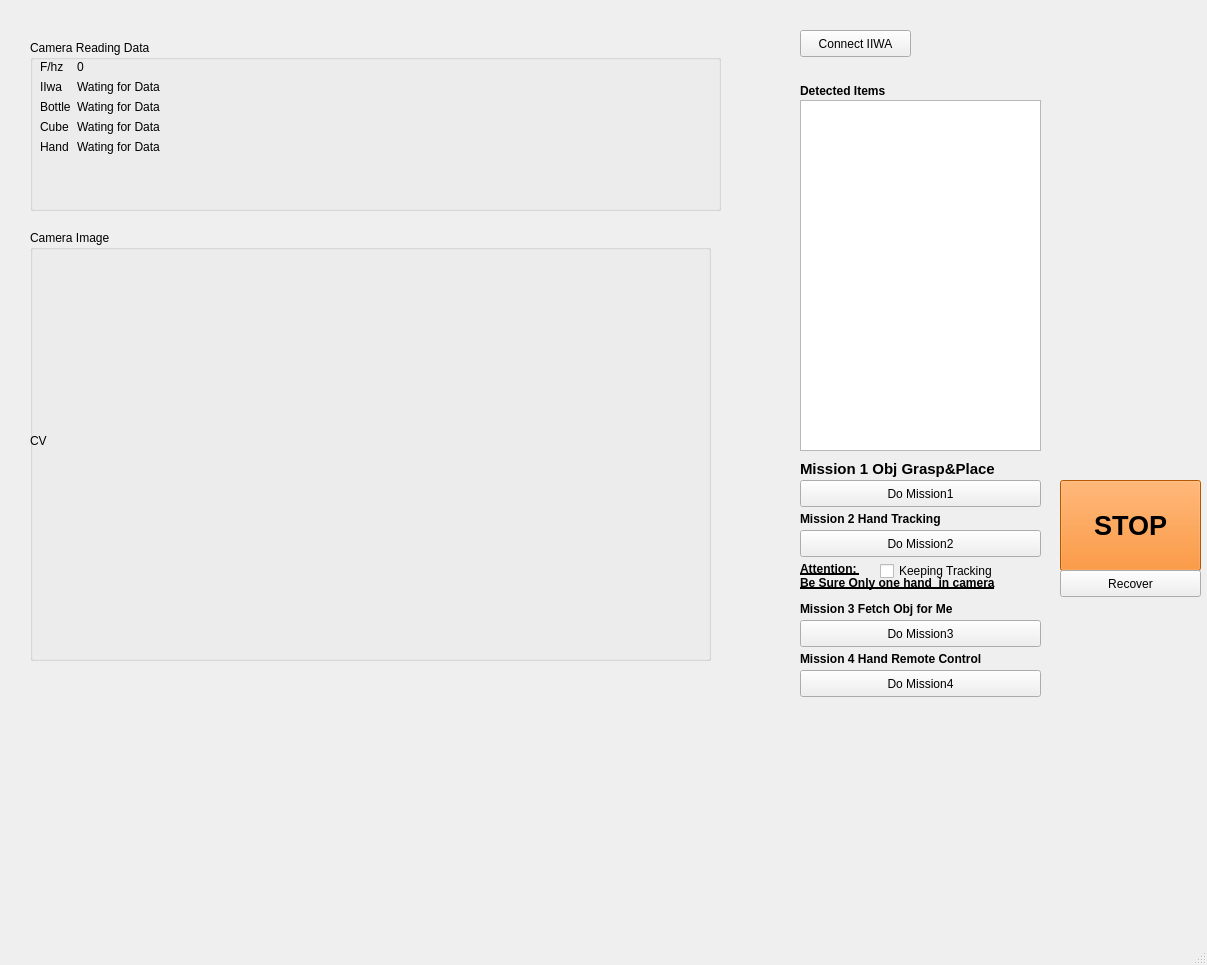
<?xml version="1.0" encoding="UTF-8"?>
<ui version="4.0">
 <class>MainWindow</class>
 <widget class="QMainWindow" name="MainWindow">
  <property name="geometry">
   <rect>
    <x>0</x>
    <y>0</y>
    <width>1207</width>
    <height>965</height>
   </rect>
  </property>
  <property name="windowTitle">
   <string>YOLO-DEPTH Grap System (Author: Chen Yiwen cywgoog@gmail.com)</string>
  </property>
  <widget class="QWidget" name="centralwidget">
   <widget class="QGroupBox" name="groupBox">
    <property name="geometry">
     <rect>
      <x>30</x>
      <y>40</y>
      <width>691</width>
      <height>171</height>
     </rect>
    </property>
    <property name="styleSheet">
     <string notr="true"/>
    </property>
    <property name="title">
     <string>Camera Reading Data</string>
    </property>
    <widget class="QWidget" name="formLayoutWidget">
     <property name="geometry">
      <rect>
       <x>10</x>
       <y>20</y>
       <width>701</width>
       <height>121</height>
      </rect>
     </property>
     <layout class="QFormLayout" name="formLayout">
      <item row="1" column="0">
       <widget class="QLabel" name="Cam_iiwa_label_title">
        <property name="text">
         <string>IIwa</string>
        </property>
       </widget>
      </item>
      <item row="1" column="1">
       <widget class="QLabel" name="Cam_iiwa_label_content_label">
        <property name="text">
         <string>Wating for Data</string>
        </property>
       </widget>
      </item>
      <item row="2" column="0">
       <widget class="QLabel" name="Cam_bottle_label_title">
        <property name="text">
         <string>Bottle</string>
        </property>
       </widget>
      </item>
      <item row="2" column="1">
       <widget class="QLabel" name="Cam_bottle_label_content_label">
        <property name="text">
         <string>Wating for Data</string>
        </property>
       </widget>
      </item>
      <item row="3" column="0">
       <widget class="QLabel" name="Cam_cube_label_title">
        <property name="text">
         <string>Cube</string>
        </property>
       </widget>
      </item>
      <item row="3" column="1">
       <widget class="QLabel" name="Cam_cube_label_content_label">
        <property name="text">
         <string>Wating for Data</string>
        </property>
       </widget>
      </item>
      <item row="0" column="0">
       <widget class="QLabel" name="Cam_f_title">
        <property name="text">
         <string>F/hz</string>
        </property>
       </widget>
      </item>
      <item row="0" column="1">
       <widget class="QLabel" name="Cam_f_cont">
        <property name="text">
         <string>0</string>
        </property>
       </widget>
      </item>
      <item row="4" column="0">
       <widget class="QLabel" name="Cam_hand_label_title">
        <property name="text">
         <string>Hand</string>
        </property>
       </widget>
      </item>
      <item row="4" column="1">
       <widget class="QLabel" name="Cam_hand_label_content_label">
        <property name="text">
         <string>Wating for Data</string>
        </property>
       </widget>
      </item>
     </layout>
    </widget>
   </widget>
   <widget class="QGroupBox" name="CamImgGroup">
    <property name="geometry">
     <rect>
      <x>30</x>
      <y>230</y>
      <width>681</width>
      <height>431</height>
     </rect>
    </property>
    <property name="title">
     <string>Camera Image</string>
    </property>
    <widget class="QLabel" name="CamCVImageLabel">
     <property name="geometry">
      <rect>
       <x>0</x>
       <y>30</y>
       <width>671</width>
       <height>361</height>
      </rect>
     </property>
     <property name="text">
      <string>CV</string>
     </property>
    </widget>
   </widget>
   <widget class="QLabel" name="DetectedItemsLabel">
    <property name="geometry">
     <rect>
      <x>800</x>
      <y>80</y>
      <width>241</width>
      <height>21</height>
     </rect>
    </property>
    <property name="font">
     <font>
      <weight>75</weight>
      <bold>true</bold>
     </font>
    </property>
    <property name="text">
     <string>Detected Items </string>
    </property>
   </widget>
   <widget class="QListView" name="DetectedListView">
    <property name="geometry">
     <rect>
      <x>800</x>
      <y>100</y>
      <width>241</width>
      <height>351</height>
     </rect>
    </property>
    <property name="font">
     <font>
      <pointsize>15</pointsize>
     </font>
    </property>
   </widget>
   <widget class="QPushButton" name="pushButton">
    <property name="geometry">
     <rect>
      <x>800</x>
      <y>30</y>
      <width>111</width>
      <height>27</height>
     </rect>
    </property>
    <property name="text">
     <string>Connect IIWA</string>
    </property>
   </widget>
   <widget class="QPushButton" name="Mission2Button">
    <property name="geometry">
     <rect>
      <x>800</x>
      <y>530</y>
      <width>241</width>
      <height>27</height>
     </rect>
    </property>
    <property name="text">
     <string>Do Mission2</string>
    </property>
   </widget>
   <widget class="QLabel" name="M1TitleLabel">
    <property name="geometry">
     <rect>
      <x>800</x>
      <y>460</y>
      <width>251</width>
      <height>17</height>
     </rect>
    </property>
    <property name="font">
     <font>
      <pointsize>11</pointsize>
      <weight>75</weight>
      <bold>true</bold>
     </font>
    </property>
    <property name="text">
     <string>Mission 1 Obj Grasp&amp;Place </string>
    </property>
   </widget>
   <widget class="QLabel" name="M2TitleLabel">
    <property name="geometry">
     <rect>
      <x>800</x>
      <y>510</y>
      <width>251</width>
      <height>17</height>
     </rect>
    </property>
    <property name="font">
     <font>
      <weight>75</weight>
      <italic>false</italic>
      <bold>true</bold>
      <underline>false</underline>
      <strikeout>false</strikeout>
     </font>
    </property>
    <property name="text">
     <string>Mission 2 Hand Tracking</string>
    </property>
   </widget>
   <widget class="QPushButton" name="Mission1Button">
    <property name="geometry">
     <rect>
      <x>800</x>
      <y>480</y>
      <width>241</width>
      <height>27</height>
     </rect>
    </property>
    <property name="text">
     <string>Do Mission1</string>
    </property>
   </widget>
   <widget class="QPushButton" name="MissionAbsortButton">
    <property name="geometry">
     <rect>
      <x>1060</x>
      <y>480</y>
      <width>141</width>
      <height>91</height>
     </rect>
    </property>
    <property name="font">
     <font>
      <pointsize>20</pointsize>
      <weight>75</weight>
      <bold>true</bold>
     </font>
    </property>
    <property name="styleSheet">
     <string notr="true">background-color: rgb(255,120,0);</string>
    </property>
    <property name="text">
     <string>STOP</string>
    </property>
   </widget>
   <widget class="QLabel" name="label">
    <property name="geometry">
     <rect>
      <x>800</x>
      <y>550</y>
      <width>241</width>
      <height>51</height>
     </rect>
    </property>
    <property name="font">
     <font>
      <weight>75</weight>
      <bold>true</bold>
      <underline>true</underline>
     </font>
    </property>
    <property name="text">
     <string>Attention: 
Be Sure Only one hand  in camera</string>
    </property>
   </widget>
   <widget class="QPushButton" name="ControlRecoverButton">
    <property name="geometry">
     <rect>
      <x>1060</x>
      <y>570</y>
      <width>141</width>
      <height>27</height>
     </rect>
    </property>
    <property name="styleSheet">
     <string notr="true"/>
    </property>
    <property name="text">
     <string>Recover</string>
    </property>
   </widget>
   <widget class="QLabel" name="M3TitleLabel">
    <property name="geometry">
     <rect>
      <x>800</x>
      <y>600</y>
      <width>251</width>
      <height>17</height>
     </rect>
    </property>
    <property name="font">
     <font>
      <weight>75</weight>
      <italic>false</italic>
      <bold>true</bold>
      <underline>false</underline>
      <strikeout>false</strikeout>
     </font>
    </property>
    <property name="text">
     <string>Mission 3 Fetch Obj for Me</string>
    </property>
   </widget>
   <widget class="QPushButton" name="Mission3Button">
    <property name="geometry">
     <rect>
      <x>800</x>
      <y>620</y>
      <width>241</width>
      <height>27</height>
     </rect>
    </property>
    <property name="text">
     <string>Do Mission3</string>
    </property>
   </widget>
   <widget class="QCheckBox" name="Mission2KeepcheckBox">
    <property name="geometry">
     <rect>
      <x>880</x>
      <y>560</y>
      <width>151</width>
      <height>22</height>
     </rect>
    </property>
    <property name="text">
     <string>Keeping Tracking</string>
    </property>
   </widget>
   <widget class="QPushButton" name="Mission4Button">
    <property name="geometry">
     <rect>
      <x>800</x>
      <y>670</y>
      <width>241</width>
      <height>27</height>
     </rect>
    </property>
    <property name="text">
     <string>Do Mission4</string>
    </property>
   </widget>
   <widget class="QLabel" name="M4TitleLabel">
    <property name="geometry">
     <rect>
      <x>800</x>
      <y>650</y>
      <width>251</width>
      <height>17</height>
     </rect>
    </property>
    <property name="font">
     <font>
      <weight>75</weight>
      <italic>false</italic>
      <bold>true</bold>
      <underline>false</underline>
      <strikeout>false</strikeout>
     </font>
    </property>
    <property name="text">
     <string>Mission 4 Hand Remote Control</string>
    </property>
   </widget>
   <zorder>CamImgGroup</zorder>
   <zorder>groupBox</zorder>
   <zorder>DetectedItemsLabel</zorder>
   <zorder>DetectedListView</zorder>
   <zorder>pushButton</zorder>
   <zorder>Mission2Button</zorder>
   <zorder>M1TitleLabel</zorder>
   <zorder>M2TitleLabel</zorder>
   <zorder>Mission1Button</zorder>
   <zorder>MissionAbsortButton</zorder>
   <zorder>label</zorder>
   <zorder>ControlRecoverButton</zorder>
   <zorder>M3TitleLabel</zorder>
   <zorder>Mission3Button</zorder>
   <zorder>Mission2KeepcheckBox</zorder>
   <zorder>Mission4Button</zorder>
   <zorder>M4TitleLabel</zorder>
  </widget>
  <widget class="QMenuBar" name="menubar">
   <property name="geometry">
    <rect>
     <x>0</x>
     <y>0</y>
     <width>1207</width>
     <height>25</height>
    </rect>
   </property>
  </widget>
  <widget class="QStatusBar" name="statusbar"/>
 </widget>
 <resources/>
 <connections/>
</ui>
